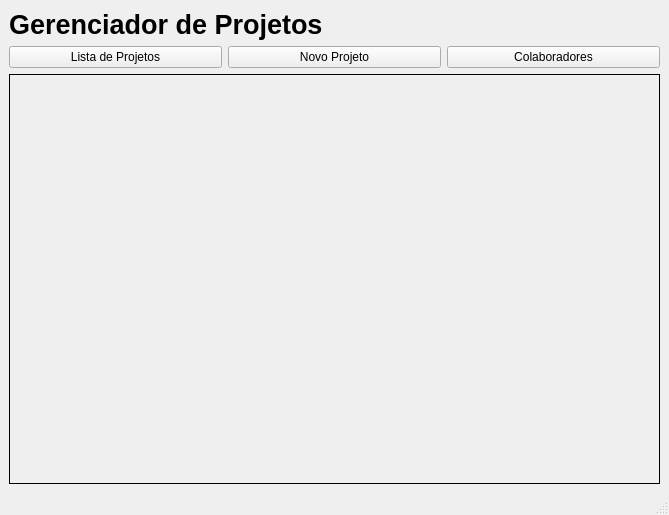
<?xml version="1.0" encoding="UTF-8"?>
<ui version="4.0">
 <class>MainWindow</class>
 <widget class="QMainWindow" name="MainWindow">
  <property name="geometry">
   <rect>
    <x>0</x>
    <y>0</y>
    <width>669</width>
    <height>515</height>
   </rect>
  </property>
  <property name="windowTitle">
   <string>MainWindow</string>
  </property>
  <widget class="QWidget" name="centralwidget">
   <layout class="QVBoxLayout" name="verticalLayout">
    <item>
     <widget class="QLabel" name="label">
      <property name="font">
       <font>
        <family>Arial</family>
        <pointsize>20</pointsize>
        <weight>75</weight>
        <bold>true</bold>
       </font>
      </property>
      <property name="text">
       <string>Gerenciador de Projetos</string>
      </property>
     </widget>
    </item>
    <item>
     <layout class="QHBoxLayout" name="horizontalLayout_2">
      <item>
       <widget class="QPushButton" name="lista_proj_button">
        <property name="text">
         <string>Lista de Projetos</string>
        </property>
       </widget>
      </item>
      <item>
       <widget class="QPushButton" name="nv_proj_button">
        <property name="text">
         <string>Novo Projeto</string>
        </property>
       </widget>
      </item>
      <item>
       <widget class="QPushButton" name="colab_button">
        <property name="text">
         <string>Colaboradores</string>
        </property>
       </widget>
      </item>
     </layout>
    </item>
    <item>
     <widget class="QStackedWidget" name="stackedWidget">
      <property name="frameShape">
       <enum>QFrame::Box</enum>
      </property>
      <widget class="QWidget" name="page"/>
      <widget class="QWidget" name="page_2"/>
     </widget>
    </item>
   </layout>
  </widget>
  <widget class="QMenuBar" name="menubar">
   <property name="geometry">
    <rect>
     <x>0</x>
     <y>0</y>
     <width>669</width>
     <height>21</height>
    </rect>
   </property>
  </widget>
  <widget class="QStatusBar" name="statusbar"/>
 </widget>
 <resources/>
 <connections/>
</ui>
